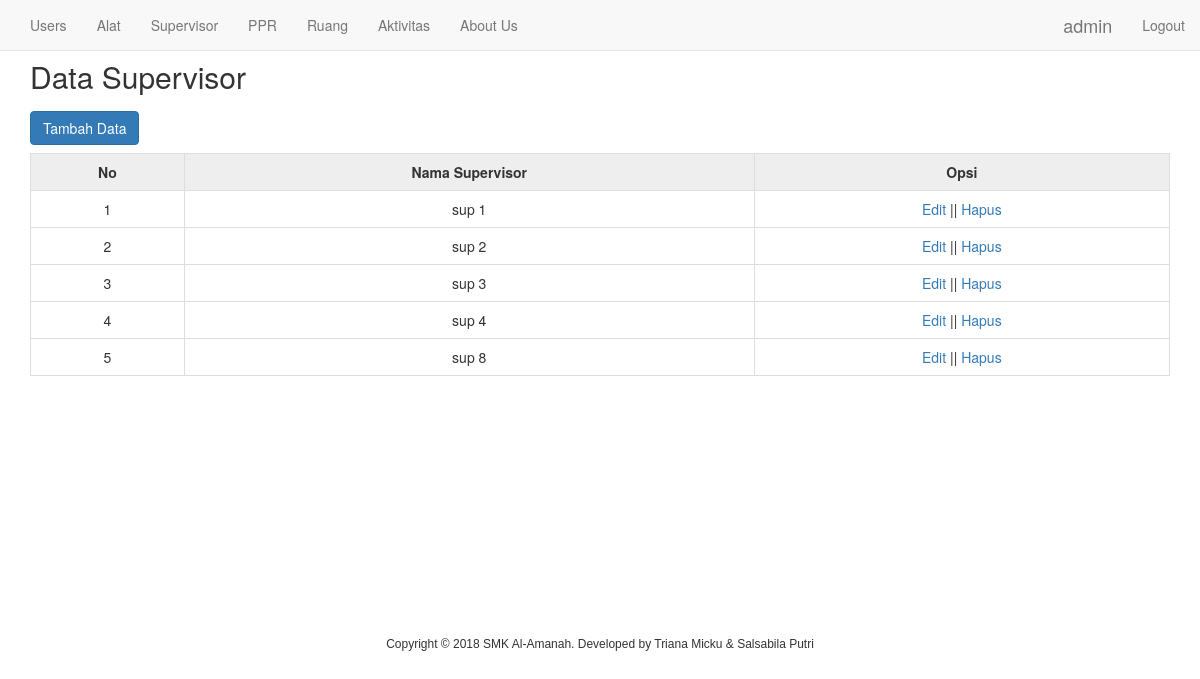
The page /sup/index.php (signed in) on the database its author committed.
### tables this page shows
CREATE TABLE `tb_sup` (
  `id` int(11) NOT NULL,
  `nama_sup` varchar(191) NOT NULL
);

### sup/index.php (the view)
<?php require_once '../layouts/_header.php'; ?>
<div class="container"><br><br>
	<h2>Data Supervisor</h2>
	<table class="table table-stripped table-bordered">
	<caption>
		<a href="input.php" class="btn btn-primary">Tambah Data</a>
	</caption>
		<tr style="text-align: center; font-weight:bold; background-color: #eee;">
			<td>No </td>
			<td>Nama Supervisor</td>
			<?php if($_SESSION['role'] == 'admin'){ ?>
			<td>Opsi</td>
			<?php } ?>
		</tr>
		<?php
		require_once '../koneksi.php';
		$no = 1 ;
		$select = mysqli_query($conn, "SELECT * FROM tb_sup");
		while($hasil = mysqli_fetch_array($select)){
		?>
		<tr style="text-align: center;">
			<td><?php echo $no++ ?></td>
			<td><?php echo $hasil['nama_sup'] ?></td>
			<?php if($_SESSION['role'] == 'admin'){ ?>
			<td>
				<a href="edit.php?id=<?php echo $hasil['id'] ?>">Edit</a> ||
				<a href="delete.php?id=<?php echo $hasil['id'] ?>" onclick="return confirm('Yakin ingin menghapus data ini ?');">Hapus</a>
			</td>
			<?php } ?>
		</tr>
		<?php
		}
		 ?>
	</table>
</div><br><br><br><br><br><br><br><br><br><br><br><br>
<?php require_once '../layouts/_footer.php'; ?>

### rows shown on the page
tb_sup: nama_sup "sup 1"
tb_sup: nama_sup "sup 2"
tb_sup: nama_sup "sup 3"
tb_sup: nama_sup "sup 4"
tb_sup: nama_sup "sup 8"

### other values the page prints
$_SESSION['username'] "admin"
